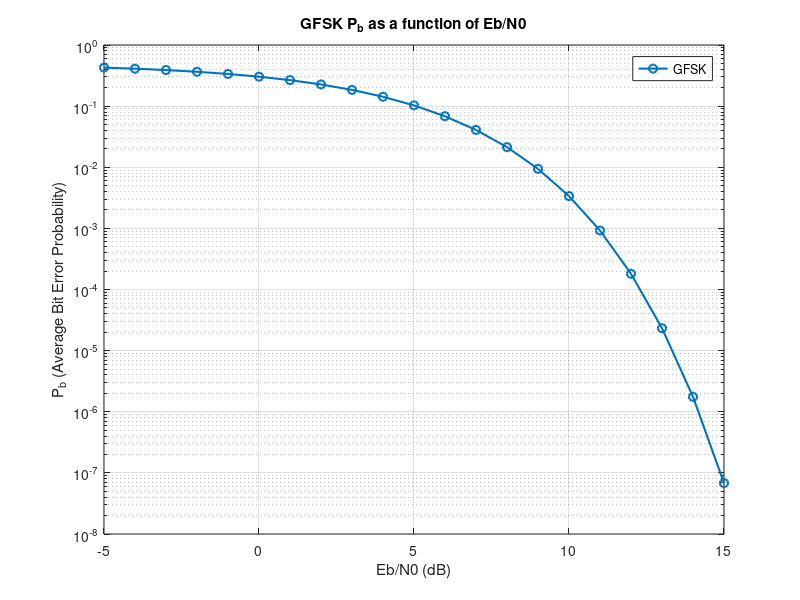

Write MATLAB code to recreate this figure.
%% GFSK sensitivity/spectrum efficiency study
% AUTHOR: Clara SORRE
% This MATLAB code analyzes the average bit error probability (P_b) for GFSK modulation 
% using the defined expression. It compares sensitivity and spectral efficiency 
% with LoRa CSS by matching the bit rate with different SF and parity settings.

clc; clear; close all;

%% 1- GFSK bit rate = same of lora for comparing
SF_values = 7:12; %or 7
p_values = 0:4;
BW_LoRa = 125e3;
% initialize 
spec_eff = zeros(length(SF_values), length(p_values));
bit_rate = zeros(length(SF_values), length(p_values));
% spectral efficiency values
for i = 1:length(SF_values)
    SF = SF_values(i);
    for j = 1:length(p_values)
        p = p_values(j);
        spec_eff(i, j) = (SF / (2^SF)) * (4 / (4 + p));
        bit_rate(i, j)=spec_eff(i, j).*BW_LoRa;
    end
end

%% 2- assumptions: change of BW but rest fixed
NF= 6;
h = 0.5; %usual modulation index

%% 3- GFSK FUNCTION
function Pb = compute_Pb(EbN0, h)
    alpha = EbN0;  % alpha
    a = sqrt(alpha / 2) .* sqrt(1 - sqrt(1 - (sin(2 * pi * h) ./ (2 * pi * h)).^2));% compute a and b
    b = sqrt(alpha / 2) .* sqrt(1 + sqrt(1 - (sin(2 * pi * h) ./ (2 * pi * h)).^2));
    Pb = exp(-alpha / 2) .* (0.5 * besseli(0, a .* b)); % summation term: first term in brackets
    k_max = 1000; % Sum over k terms : truncated at kmax for infinite series
    for k = 1:k_max
        Pb = Pb + ((a ./ b).^k) .* besseli(k, a .* b);
    end
end

%% 4- use function iterations
EbN0_dB = -5:15;  %SNR values in dB
Pb_values = compute_Pb(10.^(EbN0_dB/10), h); %convert dB to linear
semilogy(EbN0_dB, Pb_values,'DisplayName', sprintf('GFSK'), 'LineWidth', 1.5, 'Marker', 'o')

for idx = 1:length(p_values)
    %interpolation
    p = p_values(idx);
    target_Pb = 1e-3;
    EbN0_estimated = interp1(Pb_values, EbN0_dB, target_Pb, 'linear', 'extrap');
    Sensitivity_dBm = -174 + 10 * log10(bit_rate(1, p+1) * 10.^(EbN0_estimated/10)) + NF;
    fprintf('For GFSK at p= %d,', p)
    fprintf(' the estimated Eb/N0 is %d dB', EbN0_estimated)
    fprintf(' and the sensitivity is %d dBm. \n', Sensitivity_dBm)
end
title('GFSK P_b as a function of Eb/N0')
xlabel('Eb/N0 (dB)');
ylabel('P_b (Average Bit Error Probability)');
legend show;
grid on;
hold off;

